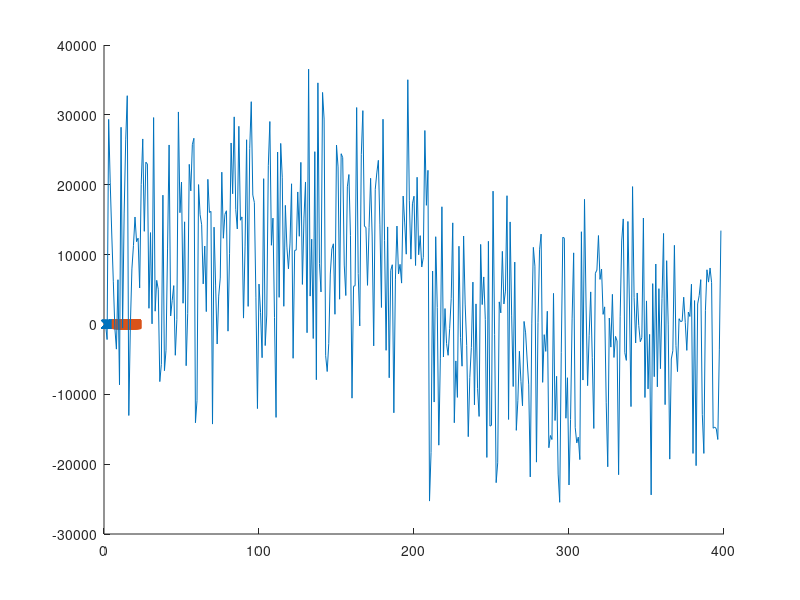

This chart was generated by the following MATLAB code:
importdata('./data/hart/ts.dat',' ',4);
ts = ans.data;
importdata('./data/hart/tslabels.dat',' ',4);
tslabels = ans.data;
importdata("./data/hart/tr.dat",' ',4);
tr = ans.data;
importdata("./data/hart/trlabels.dat",' ',4);
trlabels = ans.data;

hold on
scatter(tr(trlabels==1,1),tr(trlabels==1,2),'x');
scatter(tr(trlabels==2,1),tr(trlabels==2,2),'s');


res=svmtrain(trlabels,tr,'-t 2 -c 1');

alfa = res.sv_coef;
clase = trlabels(res.sv_indices,1);
equis = tr(res.sv_indices,:);
mult = alfa.*clase.*equis;
sigma = sum(mult);
sigma0  = clase(1)-sigma*equis(1,:)';

svFun = @(x1) (sigma*x1' + sigma0);
%plot(svFun(min(equis(:,1):1:max(equis(:,1)))));
plot(svFun(equis(:,:)));
hold off